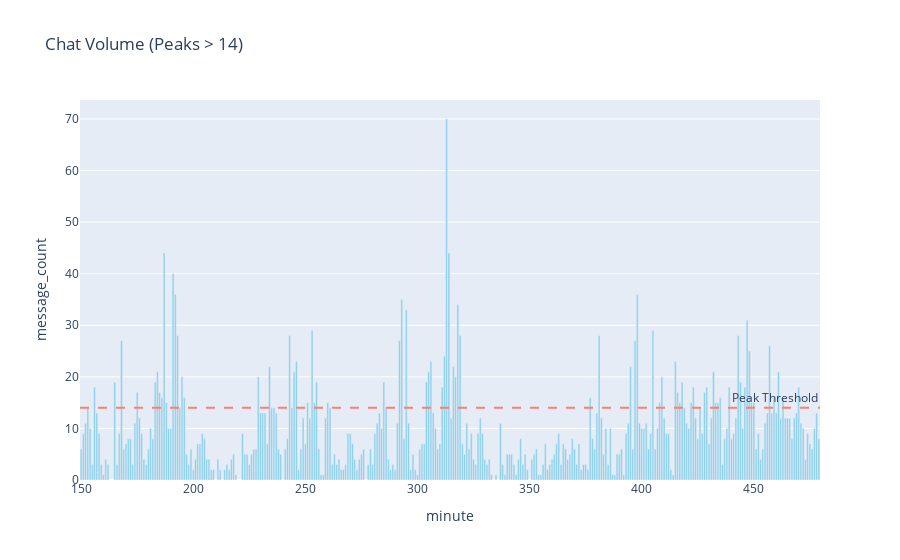

Here is the notebook cell this chart was saved with:
### Markdown cell above
## 3. General Activity Analysis

### Code cell
if not parsed_chat_df.empty:
    # Aggregate by minute
    messages_per_minute = parsed_chat_df.groupby("minute").size().rename("message_count").reset_index()
    
    if not messages_per_minute.empty:
        counts = messages_per_minute["message_count"].values
        
        # Robust Peak Detection
        baseline = np.median(counts)
        mad = median_abs_deviation(counts)
        if mad == 0: mad = 1 # Prevent division by zero
        
        threshold = baseline + mad
        peaks, _ = find_peaks(counts, height=threshold)
        peak_minutes = messages_per_minute.loc[peaks, "minute"].tolist()

        # Visualization (Interactive or Static)
        if HAS_PLOTLY:
            fig = px.bar(messages_per_minute, x='minute', y='message_count', 
                         title=f'Chat Volume (Peaks > {int(threshold)})', 
                         color_discrete_sequence=['skyblue'])
            fig.add_hline(y=threshold, line_dash="dash", line_color="salmon", annotation_text="Peak Threshold")
            fig.show()
        else:
            plt.figure(figsize=(15, 6))
            bars = plt.bar(messages_per_minute['minute'], messages_per_minute['message_count'], color='skyblue')
            plt.axhline(threshold, color='salmon', linestyle='--', label=f'Threshold ({int(threshold)})')
            
            # Highlight peaks
            for p_idx in peaks:
                bars[p_idx].set_color('salmon')
                
            plt.title('Chat Volume per Minute')
            plt.xlabel('Minute')
            plt.ylabel('Count')
            plt.legend()
            plt.show()
    else:
        print("No chat messages found in the selected slice.")
else:
    print("Skipping analysis: No chat data.")

### Figure 1 — Plotly figure (JSON) as saved in the notebook; plotly's stock layout.template omitted (floating-point values rounded to 4 significant figures; data arrays with more than 128 entries replaced by an {"elided": "..."} marker saying what was removed)
{"data": [{"hovertemplate": "minute=%{x}<br>message_count=%{y}<extra></extra>", "legendgroup": "", "marker": {"color": "skyblue", "pattern": {"shape": ""}}, "name": "", "orientation": "v", "showlegend": false, "textposition": "auto", "type": "bar", "x": {"elided": "319 int values"}, "xaxis": "x", "y": {"elided": "319 int values"}, "yaxis": "y"}], "layout": {"annotations": [{"showarrow": false, "text": "Peak Threshold", "x": 1, "xanchor": "right", "xref": "x domain", "y": 14, "yanchor": "bottom", "yref": "y"}], "barmode": "relative", "legend": {"tracegroupgap": 0}, "shapes": [{"line": {"color": "salmon", "dash": "dash"}, "type": "line", "x0": 0, "x1": 1, "xref": "x domain", "y0": 14, "y1": 14, "yref": "y"}], "title": {"text": "Chat Volume (Peaks > 14)"}, "xaxis": {"anchor": "y", "domain": [0, 1], "title": {"text": "minute"}}, "yaxis": {"anchor": "x", "domain": [0, 1], "title": {"text": "message_count"}}}}
